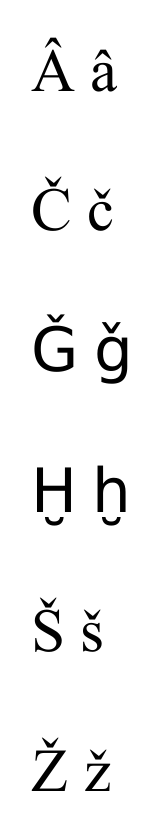
#> input picture data/_transcript/transcript.tiff, 152 x 836 px
$ python -i process_img.py   (imports and definitions only)
#> lines starting #> are read from the running program, lines starting #| are printed output that depends on the picture; after the words box and inside, x2 and y2 are one past the last pixel; in counts of white or black regions, pixels touching at a corner belong together
import cv2
import argparse
import numpy as np
from matplotlib import pyplot as plt
from PIL import Image

#TODO Ridisegnare lo script come una classe o un interfaccia
def binarize_image(img, thres=150, maxval=255):
#> called with img = '../../data/_transcript/transcript.tiff', thres = 150, maxval = 255
    img_name = img.split("/")[-1]
    workdir = img.split("/")[:-1]
    workdir = "/".join(workdir) + "/"


    image = cv2.imread(img)
#> image is the input picture: shape (836, 152, 3); min 0, max 255, mean 243
    ret, threshed = cv2.threshold(image, thres, maxval, cv2.THRESH_BINARY)
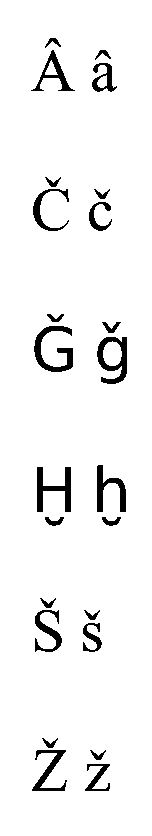
#> threshed: shape (836, 152, 3); 95.1% white; 24 black regions, largest, box (x1, y1, x2, y2) and area: (34, 326, 73, 372) 687, (97, 337, 127, 384) 667, (37, 467, 71, 512) 650
#> ret = 150
    plt.subplot(2, 3, 1+1)
    plt.imshow(threshed)

    processed_image = workdir + "binarized-%s" % img_name
    plt.imsave(processed_image, threshed)
    return processed_image

>>> result = binarize_image('../../data/_transcript/transcript.tiff')
